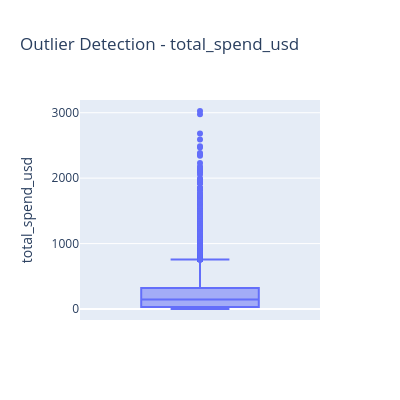
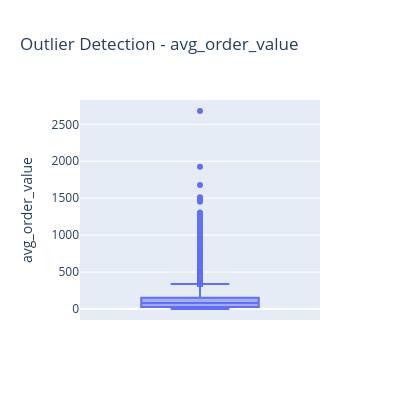
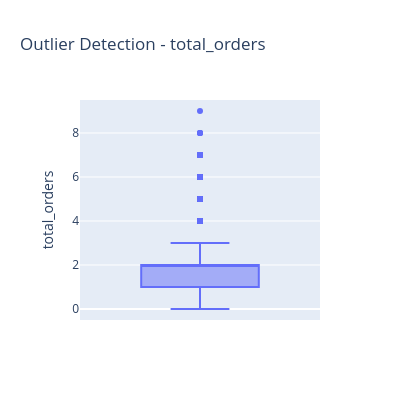
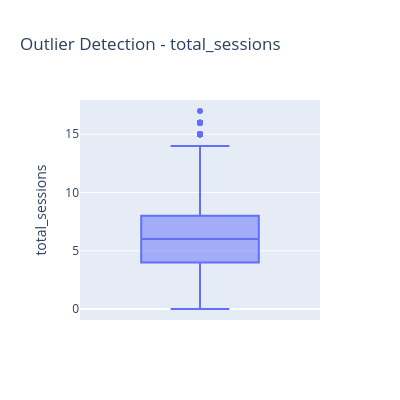

Here is the notebook cell these charts were saved with, in order:
### Code cell
cols = [
    "total_spend_usd",
    "avg_order_value",
    "total_orders",
    "total_sessions"
]

for col in cols:
    fig = px.box(df, y=col, title=f"Outlier Detection - {col}",height=400,width=400)
    fig.show()

### Figure 1 — Plotly figure (JSON) as saved in the notebook; plotly's stock layout.template omitted (floating-point values rounded to 4 significant figures; data arrays with more than 128 entries replaced by an {"elided": "..."} marker saying what was removed)
{"data": [{"alignmentgroup": "True", "hovertemplate": "total_spend_usd=%{y}<extra></extra>", "legendgroup": "", "marker": {"color": "#636efa"}, "name": "", "notched": false, "offsetgroup": "", "orientation": "v", "showlegend": false, "type": "box", "x0": " ", "xaxis": "x", "y": {"elided": "20000 float values"}, "y0": " ", "yaxis": "y"}], "layout": {"boxmode": "group", "height": 400, "legend": {"tracegroupgap": 0}, "title": {"text": "Outlier Detection - total_spend_usd"}, "width": 400, "xaxis": {"anchor": "y", "domain": [0, 1]}, "yaxis": {"anchor": "x", "domain": [0, 1], "title": {"text": "total_spend_usd"}}}}

### Figure 2 — Plotly figure (JSON) as saved in the notebook; plotly's stock layout.template omitted (floating-point values rounded to 4 significant figures; data arrays with more than 128 entries replaced by an {"elided": "..."} marker saying what was removed)
{"data": [{"alignmentgroup": "True", "hovertemplate": "avg_order_value=%{y}<extra></extra>", "legendgroup": "", "marker": {"color": "#636efa"}, "name": "", "notched": false, "offsetgroup": "", "orientation": "v", "showlegend": false, "type": "box", "x0": " ", "xaxis": "x", "y": {"elided": "20000 float values"}, "y0": " ", "yaxis": "y"}], "layout": {"boxmode": "group", "height": 400, "legend": {"tracegroupgap": 0}, "title": {"text": "Outlier Detection - avg_order_value"}, "width": 400, "xaxis": {"anchor": "y", "domain": [0, 1]}, "yaxis": {"anchor": "x", "domain": [0, 1], "title": {"text": "avg_order_value"}}}}

### Figure 3 — Plotly figure (JSON) as saved in the notebook; plotly's stock layout.template omitted (floating-point values rounded to 4 significant figures; data arrays with more than 128 entries replaced by an {"elided": "..."} marker saying what was removed)
{"data": [{"alignmentgroup": "True", "hovertemplate": "total_orders=%{y}<extra></extra>", "legendgroup": "", "marker": {"color": "#636efa"}, "name": "", "notched": false, "offsetgroup": "", "orientation": "v", "showlegend": false, "type": "box", "x0": " ", "xaxis": "x", "y": {"elided": "20000 int values"}, "y0": " ", "yaxis": "y"}], "layout": {"boxmode": "group", "height": 400, "legend": {"tracegroupgap": 0}, "title": {"text": "Outlier Detection - total_orders"}, "width": 400, "xaxis": {"anchor": "y", "domain": [0, 1]}, "yaxis": {"anchor": "x", "domain": [0, 1], "title": {"text": "total_orders"}}}}

### Figure 4 — Plotly figure (JSON) as saved in the notebook; plotly's stock layout.template omitted (floating-point values rounded to 4 significant figures; data arrays with more than 128 entries replaced by an {"elided": "..."} marker saying what was removed)
{"data": [{"alignmentgroup": "True", "hovertemplate": "total_sessions=%{y}<extra></extra>", "legendgroup": "", "marker": {"color": "#636efa"}, "name": "", "notched": false, "offsetgroup": "", "orientation": "v", "showlegend": false, "type": "box", "x0": " ", "xaxis": "x", "y": {"elided": "20000 int values"}, "y0": " ", "yaxis": "y"}], "layout": {"boxmode": "group", "height": 400, "legend": {"tracegroupgap": 0}, "title": {"text": "Outlier Detection - total_sessions"}, "width": 400, "xaxis": {"anchor": "y", "domain": [0, 1]}, "yaxis": {"anchor": "x", "domain": [0, 1], "title": {"text": "total_sessions"}}}}
